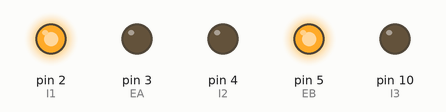
Recording of a sketch running on a simulated Arduino Uno, built with avr-gcc and run on an emulated ATmega328P. Parts: output pins drawn as LEDs (lit = HIGH). What the sketch prints to the serial monitor is not drawn.

Above: at 0.1 s.
Timing chart, 0 to 1.6 s (numbered marks = the images above):
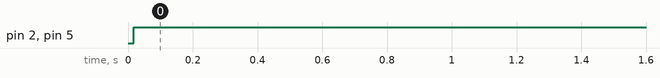

The sketch:

PI_CONTROLLER_ASS.ino
```cpp
// Wheel PWM pin (must be a PWM pin)
int EA = 3;

int EB = 5;

// Wheel direction digital pins
int I1 = 2;
int I2 = 4;

int I3 = 10;
int I4 = 9;

// Motor PWM command variable [0-255]
byte R_u = 0;
byte L_u = 0;

// Left wheel encoder digital pins
const byte R_SIGNAL_A = 13;
const byte R_SIGNAL_B = 12;

const byte L_SIGNAL_A = 6;
const byte L_SIGNAL_B = 7;


// Encoder ticks per (motor) revolution (TPR)
const int TPR = 3000;

// Wheel radius [m]
const double RHO = 0.0625;

// Counter to keep track of encoder ticks [integer]
volatile long R_encoder_ticks = 0;
volatile long L_encoder_ticks = 0;

// Variable to store estimated angular rate of left wheel [rad/s]
double omega_R = 0.0;
double omega_L = 0.0;

// Variable to store estimated translational rate of left wheel [m/s]

double v_R = 0.0;
double v_L = 0.0;

// Sampling interval for measurements in milliseconds
const int T = 1000;

// Counters for milliseconds during interval
long t_now = 0;
long t_last = 0;

double v_desired = .5;
double KP = 255 / v_desired;

// This function is called when SIGNAL_A goes HIGH
void R_decodeEncoderTicks()
{
  if (digitalRead(R_SIGNAL_B) == LOW)
  {
    // SIGNAL_A leads SIGNAL_B, so count one way
    R_encoder_ticks--;
  }
  else
  {
    // SIGNAL_B leads SIGNAL_A, so count the other way
    R_encoder_ticks++;
  }
}

void L_decodeEncoderTicks()
{
  if (digitalRead(L_SIGNAL_B) == LOW)
  {
    // SIGNAL_A leads SIGNAL_B, so count one way
    L_encoder_ticks--;
  }
  else
  {
    // SIGNAL_B leads SIGNAL_A, so count the other way
    L_encoder_ticks++;
  }
}

double compute_vehicle_speed(double v_L, double v_R)
{
  double v;
  v = 0.5 * (v_L + v_R);
  return v;
}


double L_e_now(double v_L, double v_desired)
{
  double error = v_desired - v_L;
  return error;
}

float L_PI_controller(double e_now, double k_P)
{
  float u;
  u = (float)(k_P * e_now);
  if (u > 255)
  {
    u = 255;
  }
  else if (u < -255)
  {
    u = -255;
  }

  return u;
}

void setup()
{
  // Open the serial port at 9600 bps
  Serial.begin(9600);

  // Set the pin modes for the motor driver
  pinMode(EA, OUTPUT);
  pinMode(I1, OUTPUT);
  pinMode(I2, OUTPUT);

  pinMode(EB, OUTPUT);
  pinMode(I2, OUTPUT);
  pinMode(I3, OUTPUT);

  // Set the pin modes for the encoders
  pinMode(R_SIGNAL_A, INPUT);
  pinMode(R_SIGNAL_B, INPUT);

  pinMode(L_SIGNAL_A, INPUT);
  pinMode(L_SIGNAL_B, INPUT);

  // Every time the pin goes high, this is a pulse
  attachInterrupt(digitalPinToInterrupt(R_SIGNAL_A), R_decodeEncoderTicks, RISING);
  attachInterrupt(digitalPinToInterrupt(L_SIGNAL_A), L_decodeEncoderTicks, RISING);

  // Print a message
  Serial.print("Program initialized.");
  Serial.print("\n");
}

void loop()
{
  // Get the elapsed time [ms]
  t_now = millis();

  if (t_now - t_last >= T)
  {
    // Estimate the rotational speed [rad/s]
    omega_R = -2.0 * PI * ((double)R_encoder_ticks / (double)TPR) * 1000.0 / (double)(t_now - t_last);
    omega_L = 2.0 * PI * ((double)L_encoder_ticks / (double)TPR) * 1000.0 / (double)(t_now - t_last);

    v_R = omega_R * 0.0625;
    v_L = omega_L * 0.0625;


    // Record the current time [ms]
    t_last = t_now;

    // Reset the encoder ticks counter
    R_encoder_ticks = 0;
    L_encoder_ticks = 0;


  }

  Serial.print("Left translational speed: ");
  Serial.print(v_L);
  Serial.print(" m/s");
  Serial.print("\t");
  Serial.print("Left u val: ");
  Serial.print(L_u);
  Serial.print("\t");
  Serial.print("error: ");
  Serial.print(L_e_now(v_L, v_desired));
  Serial.print("\n");


  // Set the wheel motor PWM command [0-255]

  L_u = (int)L_PI_controller(L_e_now(v_L, v_desired), KP);
  R_u = 0;

  // Select a direction
  digitalWrite(I1, HIGH);
  digitalWrite(I2, LOW);


  digitalWrite(I3, LOW);
  digitalWrite(I4, HIGH);

  // PWM command to the motor driver
  analogWrite(EA, R_u);
  analogWrite(EB, L_u);
}
```

Measured:
- by itself, pin 2 (I1), pin 5 (EB): LOW → HIGH at 0.02 s
